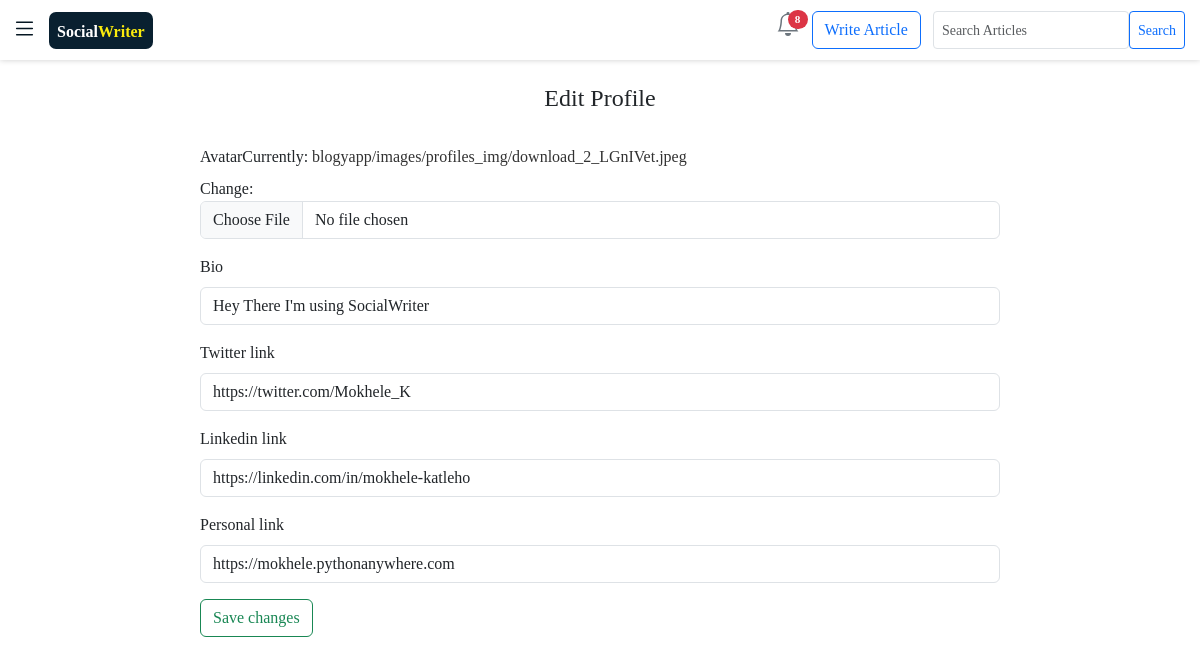
Screenshot of /edit_profile/1/ (signed in) with the database file from the repository.
### users/models.py (models this page shows, shortened)
class Profile(models.Model):
    name = models.OneToOneField(User, on_delete=models.CASCADE ,default=1 ) # this has the username inside
    bio = models.CharField(max_length=150,blank=True, default="Hey There I'm using SocialWriter ")
    avatar = models.ImageField(null=True, upload_to="blogyapp/images/profiles_img", default="default.jpg")
    following = models.ManyToManyField(User,related_name="following", blank=True)
    followers = models.IntegerField(default=0)
    date_created = models.DateTimeField(auto_now=True)
    liked_articles = models.ManyToManyField("blogyapp.Entry",related_name="liked_articles", blank=True)
    bookmarked_articles = models.ManyToManyField("blogyapp.Entry",related_name="bookmarked_articles", blank=True)
    twitter_link = models.URLField(blank=True, null=True)
    linkedin_link = models.URLField(blank=True, null=True)
    personal_link = models.URLField(blank=True, null=True)
    class Meta:
        ordering = ["-date_created"]

### blogyapp/views.py (the view)
# urls.py: path('edit_profile/<int:profile_id>/', views.edit_profile, name="edit_profile"),
@login_required
def edit_profile(request, profile_id):
    profile = Profile.objects.get(id = profile_id)
    if request.method != 'POST' :
        form = ProfileForm(instance = profile)
    else:
        form = ProfileForm(request.POST, request.FILES ,instance = profile )
        if form.is_valid():
            form.save()
            return redirect('blogyapp:profile_detail', profile_id )
    context = {"form":form,
               "profile":profile}
    return render(request, 'blogyapp/edit_profile.html', context )

### blogyapp/forms.py
class ProfileForm(forms.ModelForm):
    class Meta:
        model = Profile
        fields = ("avatar","bio","twitter_link","linkedin_link","personal_link" )

### blogyapp/context_processors.py (called while the page is built)
def process_notifications(request):
    try:
        notifications_url = request.META["HTTP_REFERER"]
        notifications = Notification.objects.filter( Q(entry__profile__name = request.user) | Q(profile__name = request.user) )
        if notifications_url == "http://127.0.0.1:8000/notifications/" or notifications_url == "http://socialwriter.pythonanywhere.com/notifications/" or notifications_url == "https://socialwriter.pythonanywhere.com/notifications/":
            for i in notifications:
                if i.notification_viewed == False:
                    i.notification_viewed = True
                    i.save(update_fields=["notification_viewed"])
                    i.save()
        return {}
    except:
        return {}

### blogyapp/templates/blogyapp/edit_profile.html (shortened to what this page needs)
{% extends 'blogyapp/base.html' %}
  {% load bootstrap5 %}
  {% load static %}
  {% load read-time %}
{% block content %}
<div class="d-flex justify-content-center">
  <div class="col-10 col-md-8" >
    <br>
    <center><h4>Edit Profile</h4></center>
    <br>
    <form action="{% url 'blogyapp:edit_profile' profile.id %}" method="post" enctype="multipart/form-data" >
      {% bootstrap_form form %}
      {% buttons %}
      <button class="btn btn-outline-success" name="submit">Save changes</button>
      {% endbuttons %}
  </form>
  </div>
</div>
{% endblock content %}

### blogyapp/static/blogyapp/css/read.css (style rules this page uses)
body { background-color: rgb(255, 255, 255); }
a { text-decoration: none !important; color: rgb(50, 50, 50); }

### rows the page displays
Profile: bio "Hey There I'm using SocialWriter", twitter_link "https://twitter.com/Mokhele_K", linkedin_link "https://linkedin.com/in/mokhele-katleho", personal_link "https://mokhele.pythonanywhere.com"

### other values shown
{{ all_notifications.count }} "8"
